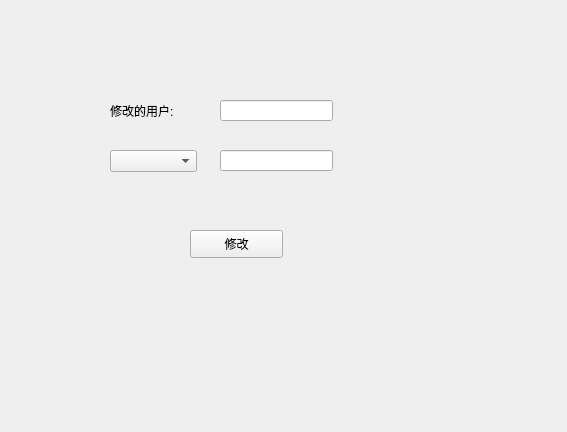
<?xml version="1.0" encoding="UTF-8"?>
<ui version="4.0">
 <class>updatewindow</class>
 <widget class="QWidget" name="updatewindow">
  <property name="geometry">
   <rect>
    <x>0</x>
    <y>0</y>
    <width>567</width>
    <height>432</height>
   </rect>
  </property>
  <property name="windowTitle">
   <string>Form</string>
  </property>
  <widget class="QLineEdit" name="updateEdit">
   <property name="geometry">
    <rect>
     <x>220</x>
     <y>150</y>
     <width>113</width>
     <height>21</height>
    </rect>
   </property>
  </widget>
  <widget class="QComboBox" name="comboBox">
   <property name="geometry">
    <rect>
     <x>110</x>
     <y>150</y>
     <width>87</width>
     <height>22</height>
    </rect>
   </property>
  </widget>
  <widget class="QLabel" name="label">
   <property name="geometry">
    <rect>
     <x>110</x>
     <y>100</y>
     <width>91</width>
     <height>21</height>
    </rect>
   </property>
   <property name="text">
    <string>修改的用户:</string>
   </property>
  </widget>
  <widget class="QLineEdit" name="usernameEdit">
   <property name="geometry">
    <rect>
     <x>220</x>
     <y>100</y>
     <width>113</width>
     <height>21</height>
    </rect>
   </property>
  </widget>
  <widget class="QPushButton" name="pushButton">
   <property name="geometry">
    <rect>
     <x>190</x>
     <y>230</y>
     <width>93</width>
     <height>28</height>
    </rect>
   </property>
   <property name="text">
    <string>修改</string>
   </property>
  </widget>
 </widget>
 <resources/>
 <connections/>
</ui>
